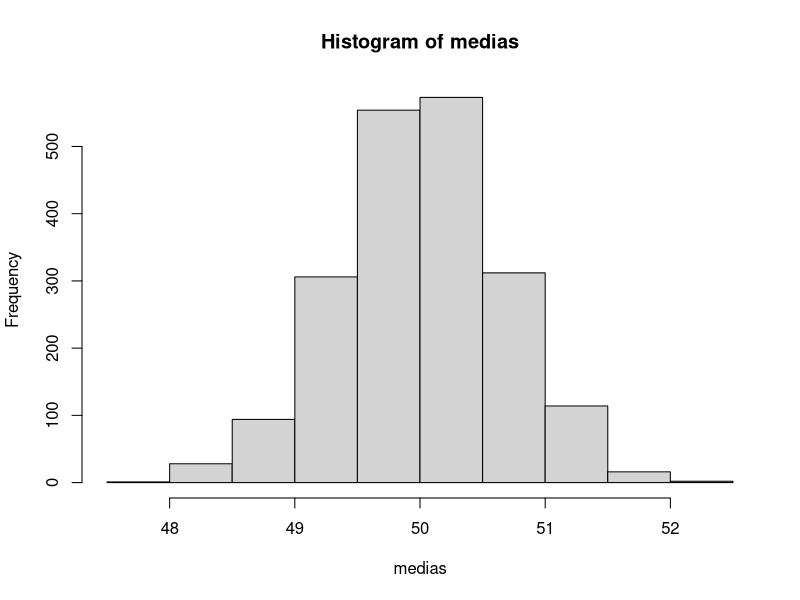

Write the R code that produced this figure.
# constroi data frame de 2000 colunas com 2000 obs da dist. uniforme (lim min=0, lim max=100)
uniforme <- data.frame()
uniforme <- runif(2000, 0,100)
i = 1
while (i <= 1999) {
  uniforme <- cbind(uniforme,runif(2000, 0,100))
  i <- i+1
}

# constroi vetor de medias de cada coluna da distribuição uniforme
medias <- vector()
medias <- mean(uniforme[,1])
for (i in 2:2000) {
  medias[i] <- mean(uniforme[,i])
}

# constroi vetor de desvios-padrão de cada coluna da distribuição uniforme
dp <- vector()
dp <- sd(uniforme[,1])
for (i in 2:2000) {
  dp[i] <- sd(uniforme[,i])/sqrt(length(uniforme[,i]))
}

# a média do vetor de médias tende a ser igual a média da distribuição uniforme
mean(medias)
mean(uniforme[,1]) # ou qualquer outra coluna do data.frame

# o desvio-padrão do vetor de médias tende a ser dp/raiz(dp) da distribuição uniforme
sd(medias)
mean(dp)

# o histograma do vetor de médias tende a se aproximar de uma distribuição normal
hist(medias)